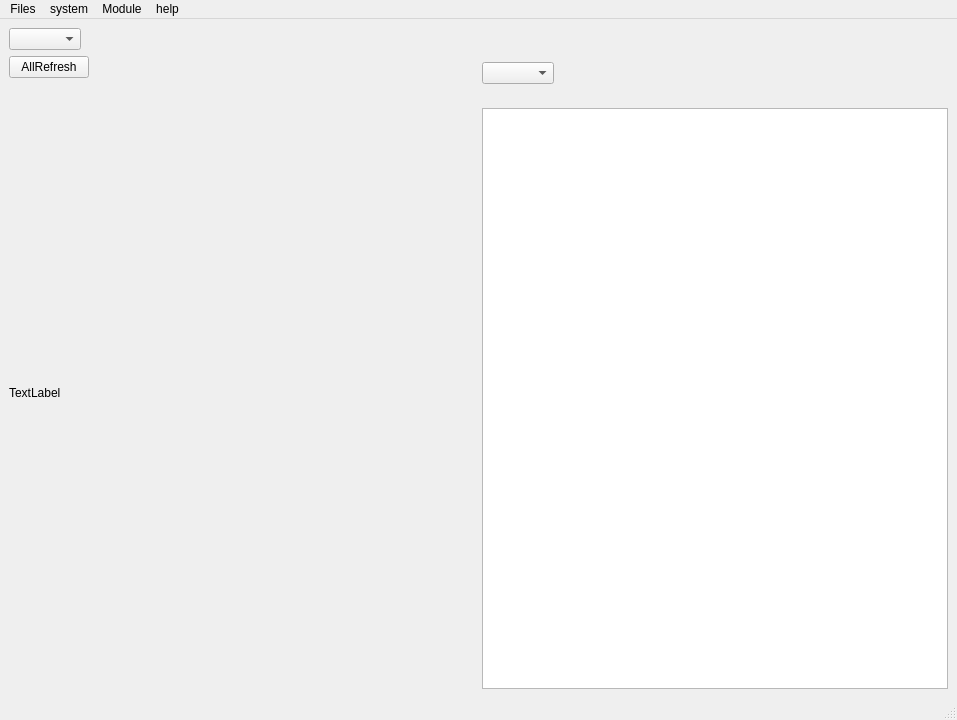
<?xml version="1.0" encoding="UTF-8"?>
<ui version="4.0">
 <class>MainWindow</class>
 <widget class="QMainWindow" name="MainWindow">
  <property name="geometry">
   <rect>
    <x>0</x>
    <y>0</y>
    <width>957</width>
    <height>720</height>
   </rect>
  </property>
  <property name="mouseTracking">
   <bool>false</bool>
  </property>
  <property name="tabletTracking">
   <bool>false</bool>
  </property>
  <property name="acceptDrops">
   <bool>false</bool>
  </property>
  <property name="windowTitle">
   <string>Test</string>
  </property>
  <property name="documentMode">
   <bool>false</bool>
  </property>
  <property name="dockNestingEnabled">
   <bool>false</bool>
  </property>
  <widget class="QWidget" name="centralwidget">
   <layout class="QGridLayout" name="gridLayout_2">
    <item row="6" column="3">
     <widget class="QTableView" name="tableView"/>
    </item>
    <item row="1" column="3" rowspan="3">
     <widget class="QComboBox" name="modulechoose">
      <property name="sizePolicy">
       <sizepolicy hsizetype="Fixed" vsizetype="Fixed">
        <horstretch>0</horstretch>
        <verstretch>0</verstretch>
       </sizepolicy>
      </property>
     </widget>
    </item>
    <item row="4" column="0" rowspan="3">
     <widget class="QLabel" name="label">
      <property name="sizePolicy">
       <sizepolicy hsizetype="Expanding" vsizetype="Preferred">
        <horstretch>0</horstretch>
        <verstretch>0</verstretch>
       </sizepolicy>
      </property>
      <property name="text">
       <string>TextLabel</string>
      </property>
     </widget>
    </item>
    <item row="1" column="0">
     <widget class="QPushButton" name="Refresh">
      <property name="sizePolicy">
       <sizepolicy hsizetype="Fixed" vsizetype="Maximum">
        <horstretch>0</horstretch>
        <verstretch>0</verstretch>
       </sizepolicy>
      </property>
      <property name="text">
       <string>AllRefresh</string>
      </property>
     </widget>
    </item>
    <item row="0" column="0">
     <widget class="QComboBox" name="comportchoose">
      <property name="sizePolicy">
       <sizepolicy hsizetype="Fixed" vsizetype="Fixed">
        <horstretch>0</horstretch>
        <verstretch>0</verstretch>
       </sizepolicy>
      </property>
     </widget>
    </item>
   </layout>
  </widget>
  <widget class="QMenuBar" name="menubar">
   <property name="geometry">
    <rect>
     <x>0</x>
     <y>0</y>
     <width>957</width>
     <height>26</height>
    </rect>
   </property>
   <widget class="QMenu" name="menuFiles">
    <property name="title">
     <string>Files</string>
    </property>
    <addaction name="Exit"/>
   </widget>
   <widget class="QMenu" name="menuModule">
    <property name="title">
     <string>Module</string>
    </property>
    <addaction name="actiongetmodule"/>
    <addaction name="actionrefreshmodule"/>
   </widget>
   <widget class="QMenu" name="menusystem">
    <property name="title">
     <string>system</string>
    </property>
    <addaction name="actionsystemgetsignal"/>
    <addaction name="actionsystemrefresh"/>
   </widget>
   <widget class="QMenu" name="menuhelp">
    <property name="title">
     <string>help</string>
    </property>
    <addaction name="actionNothing_Here"/>
   </widget>
   <addaction name="menuFiles"/>
   <addaction name="menusystem"/>
   <addaction name="menuModule"/>
   <addaction name="menuhelp"/>
  </widget>
  <widget class="QStatusBar" name="statusbar"/>
  <action name="Exit">
   <property name="text">
    <string>Exit</string>
   </property>
  </action>
  <action name="actionsystem">
   <property name="text">
    <string>system</string>
   </property>
  </action>
  <action name="actionmodule">
   <property name="text">
    <string>module</string>
   </property>
  </action>
  <action name="actionrefreshsytem">
   <property name="text">
    <string>refreshsytem</string>
   </property>
  </action>
  <action name="actionsystemgetsignal">
   <property name="text">
    <string>getsignal</string>
   </property>
  </action>
  <action name="actionsystemrefresh">
   <property name="text">
    <string>refresh</string>
   </property>
  </action>
  <action name="actiongetmodule">
   <property name="text">
    <string>Get</string>
   </property>
  </action>
  <action name="actionrefreshmodule">
   <property name="text">
    <string>refresh</string>
   </property>
  </action>
  <action name="actionNothing_Here">
   <property name="text">
    <string>Nothing Here!</string>
   </property>
  </action>
 </widget>
 <resources/>
 <connections>
  <connection>
   <sender>Exit</sender>
   <signal>triggered()</signal>
   <receiver>MainWindow</receiver>
   <slot>close()</slot>
   <hints>
    <hint type="sourcelabel">
     <x>-1</x>
     <y>-1</y>
    </hint>
    <hint type="destinationlabel">
     <x>479</x>
     <y>359</y>
    </hint>
   </hints>
  </connection>
 </connections>
</ui>
